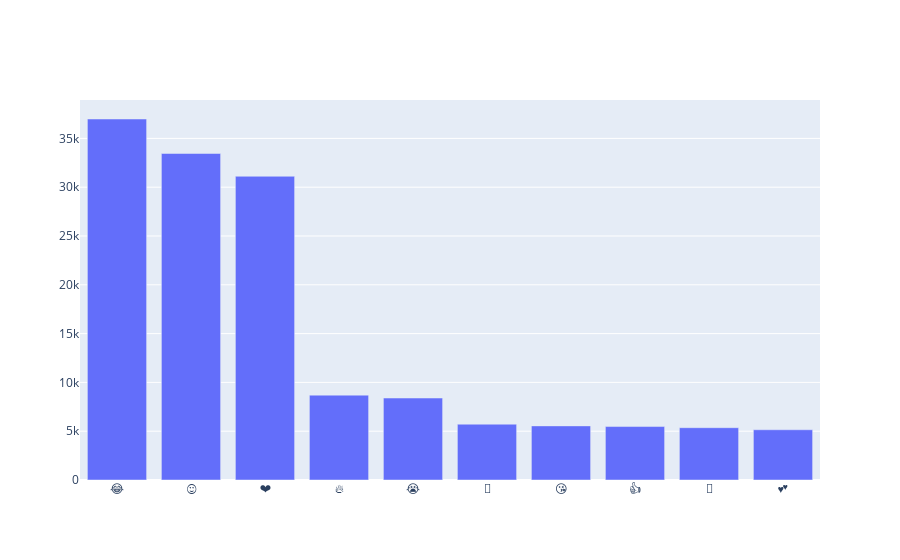

Here is the notebook cell this chart was saved with:
### Code cell
print("These are some of the frequently used emojis on our Youtube Platform")
iplot([trace])

### Figure 1 — Plotly figure (JSON) as saved in the notebook; plotly's stock layout.template omitted (floating-point values rounded to 4 significant figures)
{"data": [{"type": "bar", "x": ["😂", "😍", "❤", "🔥", "😭", "👏", "😘", "👍", "💖", "💕"], "y": [36987, 33453, 31119, 8694, 8398, 5719, 5545, 5476, 5359, 5147]}], "layout": {}}
